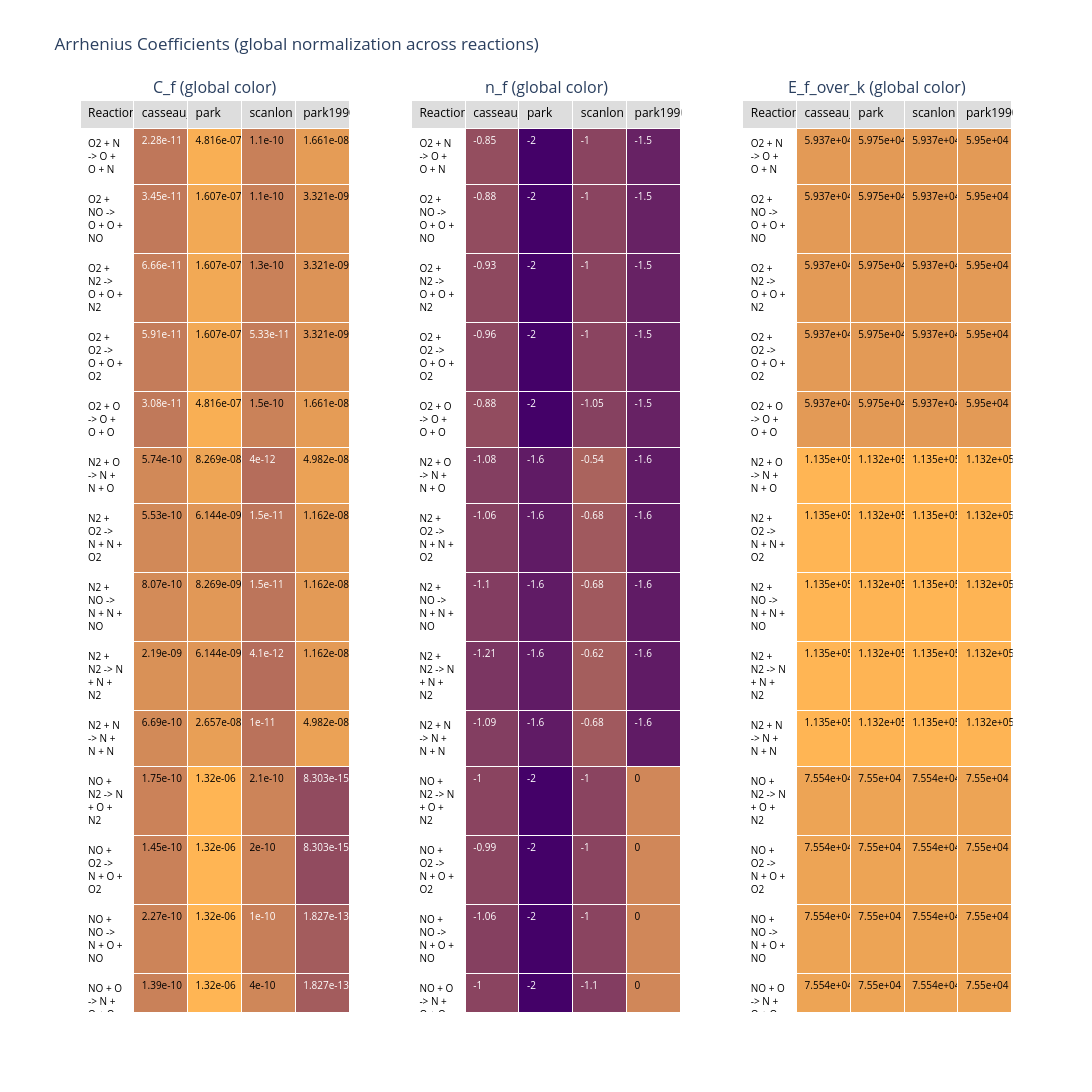

The notebook cell saved with this chart:
### Code cell
import json
from pathlib import Path
import numpy as np
import pandas as pd
import plotly.graph_objects as go
from plotly.subplots import make_subplots

files = {
    "casseau_qk": "/home/hhoechter/tum/jaxfluids_internship/data/casseau_qk_reactions.json",
    "park": "/home/hhoechter/tum/jaxfluids_internship/data/park_reactions.json",
    "scanlon": "/home/hhoechter/tum/jaxfluids_internship/data/scanlon_table2_reactions.json",
    "park1990": "/home/hhoechter/tum/jaxfluids_internship/data/park_1990_reactions.json",
}


def load_rates(path):
    data = json.loads(Path(path).read_text())
    rates = {}
    for rxn in data.get("reactions", []):
        eq = rxn.get("equation", "")
        rates[eq] = {
            "C_f": rxn.get("C_f"),
            "n_f": rxn.get("n_f"),
            "E_f_over_k": rxn.get("E_f_over_k"),
        }
    return rates


rates_by_source = {name: load_rates(path) for name, path in files.items()}

# Union of reactions (preserve order from first source)
order = []
seen = set()
for src in files.keys():
    for eq in rates_by_source[src]:
        if eq not in seen:
            order.append(eq)
            seen.add(eq)


def build_df(param):
    rows = []
    for eq in order:
        row = {
            src: rates_by_source[src].get(eq, {}).get(param, np.nan)
            for src in files.keys()
        }
        rows.append(row)
    return pd.DataFrame(rows, index=order)


df_Cf = build_df("C_f")
df_nf = build_df("n_f")
df_Ek = build_df("E_f_over_k")


def luminance(rgb):
    r, g, b = rgb
    return 0.2126 * r + 0.7152 * g + 0.0722 * b


def global_colors_and_font(df, log_scale=False):
    vals = df.values.astype(float)
    if log_scale:
        vals = np.where(vals > 0, np.log10(vals), np.nan)

    mask = np.isfinite(vals)
    if mask.sum() == 0:
        return [["#f0f0f0"] * df.shape[1] for _ in range(df.shape[0])], [
            ["black"] * df.shape[1] for _ in range(df.shape[0])
        ]

    vmin, vmax = np.nanmin(vals), np.nanmax(vals)
    if np.isclose(vmin, vmax):
        norm = np.full_like(vals, 0.5, dtype=float)
    else:
        norm = (vals - vmin) / (vmax - vmin)

    colors = []
    fonts = []
    for i in range(df.shape[0]):
        row_colors = []
        row_fonts = []
        for j in range(df.shape[1]):
            if not np.isfinite(vals[i, j]):
                row_colors.append("#f0f0f0")
                row_fonts.append("black")
                continue
            r = int(68 + 187 * norm[i, j])
            g = int(1 + 180 * norm[i, j])
            b = int(84 + 20 * (1 - norm[i, j]))
            row_colors.append(f"rgb({r},{g},{b})")
            row_fonts.append("white" if luminance((r, g, b)) < 140 else "black")
        colors.append(row_colors)
        fonts.append(row_fonts)
    return colors, fonts


def format_vals(df):
    return df.applymap(lambda x: "" if not np.isfinite(x) else f"{x:.4g}")


def make_table(df, title, log_scale):
    cell_text = [df.index.tolist()] + [
        format_vals(df)[col].tolist() for col in df.columns
    ]
    cell_colors = [["#ffffff"] * len(df.index)]
    cell_fonts = [["black"] * len(df.index)]

    colors, fonts = global_colors_and_font(df, log_scale=log_scale)
    for col_i in range(len(df.columns)):
        cell_colors.append([colors[row_i][col_i] for row_i in range(len(df.index))])
        cell_fonts.append([fonts[row_i][col_i] for row_i in range(len(df.index))])

    return go.Table(
        header=dict(
            values=["Reaction"] + list(df.columns),
            fill_color="#dddddd",
            align="left",
            font=dict(size=12, color="black"),
        ),
        cells=dict(
            values=cell_text,
            fill_color=cell_colors,
            font=dict(size=10, color=cell_fonts),
            align="left",
        ),
        name=title,
    )


fig = make_subplots(
    rows=1,
    cols=3,
    specs=[[{"type": "table"}, {"type": "table"}, {"type": "table"}]],
    subplot_titles=[
        "C_f (global color)",
        "n_f (global color)",
        "E_f_over_k (global color)",
    ],
)

fig.add_trace(make_table(df_Cf, "C_f", log_scale=True), row=1, col=1)
fig.add_trace(make_table(df_nf, "n_f", log_scale=False), row=1, col=2)
fig.add_trace(make_table(df_Ek, "E_f_over_k", log_scale=True), row=1, col=3)

fig.update_layout(
    height=1200,
    width=1400,
    title_text="Arrhenius Coefficients (global normalization across reactions)",
)
fig.show()

### Figure 1 — Plotly figure (JSON) as saved in the notebook; plotly's stock layout.template omitted (floating-point values rounded to 4 significant figures)
{"data": [{"cells": {"align": "left", "fill": {"color": [["#ffffff", "#ffffff", "#ffffff", "#ffffff", "#ffffff", "#ffffff", "#ffffff", "#ffffff", "#ffffff", "#ffffff", "#ffffff", "#ffffff", "#ffffff", "#ffffff", "#ffffff", "#ffffff", "#ffffff", "#ffffff", "#ffffff"], ["rgb(191,119,90)", "rgb(193,121,90)", "rgb(197,125,90)", "rgb(196,124,90)", "rgb(192,121,90)", "rgb(209,137,88)", "rgb(209,137,88)", "rgb(211,139,88)", "rgb(217,145,87)", "rgb(210,138,88)", "rgb(203,130,89)", "rgb(201,129,89)", "rgb(204,132,89)", "rgb(201,129,89)", "rgb(201,129,89)", "rgb(68,1,104)", "rgb(163,92,93)", "rgb(142,72,96)", "rgb(141,72,96)"], ["rgb(249,175,84)", "rgb(242,169,85)", "rgb(242,169,85)", "rgb(242,169,85)", "rgb(249,175,84)", "rgb(238,165,85)", "rgb(223,150,87)", "rgb(225,152,87)", "rgb(223,150,87)", "rgb(232,159,86)", "rgb(255,181,84)", "rgb(255,181,84)", "rgb(255,181,84)", "rgb(255,181,84)", "rgb(255,181,84)", "rgb(107,39,99)", "rgb(173,102,92)", "rgb(107,39,99)", "rgb(173,102,92)"], ["rgb(200,128,89)", "rgb(200,128,89)", "rgb(201,129,89)", "rgb(196,124,90)", "rgb(202,130,89)", "rgb(181,109,91)", "rgb(188,117,91)", "rgb(188,117,91)", "rgb(181,109,91)", "rgb(186,114,91)", "rgb(204,132,89)", "rgb(203,131,89)", "rgb(199,127,89)", "rgb(207,135,89)", "rgb(207,135,89)", "rgb(84,16,102)", "rgb(118,49,98)", "rgb(140,71,96)", "rgb(128,59,97)"], ["rgb(229,156,86)", "rgb(220,147,87)", "rgb(220,147,87)", "rgb(220,147,87)", "rgb(229,156,86)", "rgb(235,162,86)", "rgb(227,154,86)", "rgb(227,154,86)", "rgb(227,154,86)", "rgb(235,162,86)", "rgb(145,75,95)", "rgb(145,75,95)", "rgb(163,92,93)", "rgb(163,92,93)", "rgb(163,92,93)", "rgb(107,39,99)", "rgb(173,102,92)", "rgb(107,39,99)", "rgb(173,102,92)"]]}, "font": {"color": [["black", "black", "black", "black", "black", "black", "black", "black", "black", "black", "black", "black", "black", "black", "black", "black", "black", "black", "black"], ["white", "white", "white", "white", "white", "black", "black", "black", "black", "black", "black", "black", "black", "black", "black", "white", "white", "white", "white"], ["black", "black", "black", "black", "black", "black", "black", "black", "black", "black", "black", "black", "black", "black", "black", "white", "white", "white", "white"], ["black", "black", "black", "white", "black", "white", "white", "white", "white", "white", "black", "black", "white", "black", "black", "white", "white", "white", "white"], ["black", "black", "black", "black", "black", "black", "black", "black", "black", "black", "white", "white", "white", "white", "white", "white", "white", "white", "white"]], "size": 10}, "values": [["O2 + N -> O + O + N", "O2 + NO -> O + O + NO", "O2 + N2 -> O + O + N2", "O2 + O2 -> O + O + O2", "O2 + O -> O + O + O", "N2 + O -> N + N + O", "N2 + O2 -> N + N + O2", "N2 + NO -> N + N + NO", "N2 + N2 -> N + N + N2", "N2 + N -> N + N + N", "NO + N2 -> N + O + N2", "NO + O2 -> N + O + O2", "NO + NO -> N + O + NO", "NO + O -> N + O + O", "NO + N -> N + O + N", "NO + O -> O2 + N", "N2 + O -> NO + N", "O2 + N -> NO + O", "NO + N -> N2 + O"], ["2.28e-11", "3.45e-11", "6.66e-11", "5.91e-11", "3.08e-11", "5.74e-10", "5.53e-10", "8.07e-10", "2.19e-09", "6.69e-10", "1.75e-10", "1.45e-10", "2.27e-10", "1.39e-10", "1.29e-10", "1.45e-20", "1.93e-13", "5.3e-15", "4.82e-15"], ["4.816e-07", "1.607e-07", "1.607e-07", "1.607e-07", "4.816e-07", "8.269e-08", "6.144e-09", "8.269e-09", "6.144e-09", "2.657e-08", "1.32e-06", "1.32e-06", "1.32e-06", "1.32e-06", "1.32e-06", "1.39e-17", "1.069e-12", "1.39e-17", "1.069e-12"], ["1.1e-10", "1.1e-10", "1.3e-10", "5.33e-11", "1.5e-10", "4e-12", "1.5e-11", "1.5e-11", "4.1e-12", "1e-11", "2.1e-10", "2e-10", "1e-10", "4e-10", "4e-10", "2.3e-19", "8e-17", "4e-15", "5e-16"], ["1.661e-08", "3.321e-09", "3.321e-09", "3.321e-09", "1.661e-08", "4.982e-08", "1.162e-08", "1.162e-08", "1.162e-08", "4.982e-08", "8.303e-15", "8.303e-15", "1.827e-13", "1.827e-13", "1.827e-13", "1.395e-17", "1.063e-12", "1.395e-17", "1.063e-12"]]}, "domain": {"x": [0, 0.2889], "y": [0, 1]}, "header": {"align": "left", "fill": {"color": "#dddddd"}, "font": {"color": "black", "size": 12}, "values": ["Reaction", "casseau_qk", "park", "scanlon", "park1990"]}, "name": "C_f", "type": "table"}, {"cells": {"align": "left", "fill": {"color": [["#ffffff", "#ffffff", "#ffffff", "#ffffff", "#ffffff", "#ffffff", "#ffffff", "#ffffff", "#ffffff", "#ffffff", "#ffffff", "#ffffff", "#ffffff", "#ffffff", "#ffffff", "#ffffff", "#ffffff", "#ffffff", "#ffffff"], ["rgb(148,78,95)", "rgb(146,76,95)", "rgb(142,73,95)", "rgb(140,71,96)", "rgb(146,76,95)", "rgb(132,63,97)", "rgb(133,64,96)", "rgb(131,61,97)", "rgb(123,54,98)", "rgb(131,62,97)", "rgb(138,68,96)", "rgb(138,69,96)", "rgb(133,64,96)", "rgb(138,68,96)", "rgb(138,69,96)", "rgb(255,181,84)", "rgb(152,82,94)", "rgb(175,104,92)", "rgb(170,100,92)"], ["rgb(68,1,104)", "rgb(68,1,104)", "rgb(68,1,104)", "rgb(68,1,104)", "rgb(68,1,104)", "rgb(96,27,101)", "rgb(96,27,101)", "rgb(96,27,101)", "rgb(96,27,101)", "rgb(96,27,101)", "rgb(68,1,104)", "rgb(68,1,104)", "rgb(68,1,104)", "rgb(68,1,104)", "rgb(68,1,104)", "rgb(208,135,89)", "rgb(138,68,96)", "rgb(208,135,89)", "rgb(138,68,96)"], ["rgb(138,68,96)", "rgb(138,68,96)", "rgb(138,68,96)", "rgb(138,68,96)", "rgb(134,65,96)", "rgb(170,99,93)", "rgb(160,89,94)", "rgb(160,89,94)", "rgb(164,94,93)", "rgb(160,89,94)", "rgb(138,68,96)", "rgb(138,68,96)", "rgb(138,68,96)", "rgb(131,61,97)", "rgb(131,61,97)", "rgb(243,169,85)", "rgb(208,135,89)", "rgb(180,109,91)", "rgb(183,112,91)"], ["rgb(103,34,100)", "rgb(103,34,100)", "rgb(103,34,100)", "rgb(103,34,100)", "rgb(103,34,100)", "rgb(96,27,101)", "rgb(96,27,101)", "rgb(96,27,101)", "rgb(96,27,101)", "rgb(96,27,101)", "rgb(208,135,89)", "rgb(208,135,89)", "rgb(208,135,89)", "rgb(208,135,89)", "rgb(208,135,89)", "rgb(208,135,89)", "rgb(138,68,96)", "rgb(208,135,89)", "rgb(138,68,96)"]]}, "font": {"color": [["black", "black", "black", "black", "black", "black", "black", "black", "black", "black", "black", "black", "black", "black", "black", "black", "black", "black", "black"], ["white", "white", "white", "white", "white", "white", "white", "white", "white", "white", "white", "white", "white", "white", "white", "black", "white", "white", "white"], ["white", "white", "white", "white", "white", "white", "white", "white", "white", "white", "white", "white", "white", "white", "white", "black", "white", "black", "white"], ["white", "white", "white", "white", "white", "white", "white", "white", "white", "white", "white", "white", "white", "white", "white", "black", "black", "white", "white"], ["white", "white", "white", "white", "white", "white", "white", "white", "white", "white", "black", "black", "black", "black", "black", "black", "white", "black", "white"]], "size": 10}, "values": [["O2 + N -> O + O + N", "O2 + NO -> O + O + NO", "O2 + N2 -> O + O + N2", "O2 + O2 -> O + O + O2", "O2 + O -> O + O + O", "N2 + O -> N + N + O", "N2 + O2 -> N + N + O2", "N2 + NO -> N + N + NO", "N2 + N2 -> N + N + N2", "N2 + N -> N + N + N", "NO + N2 -> N + O + N2", "NO + O2 -> N + O + O2", "NO + NO -> N + O + NO", "NO + O -> N + O + O", "NO + N -> N + O + N", "NO + O -> O2 + N", "N2 + O -> NO + N", "O2 + N -> NO + O", "NO + N -> N2 + O"], ["-0.85", "-0.88", "-0.93", "-0.96", "-0.88", "-1.08", "-1.06", "-1.1", "-1.21", "-1.09", "-1", "-0.99", "-1.06", "-1", "-0.99", "0.67", "-0.79", "-0.47", "-0.53"], ["-2", "-2", "-2", "-2", "-2", "-1.6", "-1.6", "-1.6", "-1.6", "-1.6", "-2", "-2", "-2", "-2", "-2", "0", "-1", "0", "-1"], ["-1", "-1", "-1", "-1", "-1.05", "-0.54", "-0.68", "-0.68", "-0.62", "-0.68", "-1", "-1", "-1", "-1.1", "-1.1", "0.5", "0", "-0.39", "-0.35"], ["-1.5", "-1.5", "-1.5", "-1.5", "-1.5", "-1.6", "-1.6", "-1.6", "-1.6", "-1.6", "0", "0", "0", "0", "0", "0", "-1", "0", "-1"]]}, "domain": {"x": [0.3556, 0.6444], "y": [0, 1]}, "header": {"align": "left", "fill": {"color": "#dddddd"}, "font": {"color": "black", "size": 12}, "values": ["Reaction", "casseau_qk", "park", "scanlon", "park1990"]}, "name": "n_f", "type": "table"}, {"cells": {"align": "left", "fill": {"color": [["#ffffff", "#ffffff", "#ffffff", "#ffffff", "#ffffff", "#ffffff", "#ffffff", "#ffffff", "#ffffff", "#ffffff", "#ffffff", "#ffffff", "#ffffff", "#ffffff", "#ffffff", "#ffffff", "#ffffff", "#ffffff", "#ffffff"], ["rgb(227,154,86)", "rgb(227,154,86)", "rgb(227,154,86)", "rgb(227,154,86)", "rgb(227,154,86)", "rgb(255,181,84)", "rgb(255,181,84)", "rgb(255,181,84)", "rgb(255,181,84)", "rgb(255,181,84)", "rgb(237,164,85)", "rgb(237,164,85)", "rgb(237,164,85)", "rgb(237,164,85)", "rgb(237,164,85)", "rgb(179,108,92)", "rgb(207,135,89)", "rgb(68,1,104)", "rgb(68,1,104)"], ["rgb(227,154,86)", "rgb(227,154,86)", "rgb(227,154,86)", "rgb(227,154,86)", "rgb(227,154,86)", "rgb(254,180,84)", "rgb(254,180,84)", "rgb(254,180,84)", "rgb(254,180,84)", "rgb(254,180,84)", "rgb(237,164,85)", "rgb(237,164,85)", "rgb(237,164,85)", "rgb(237,164,85)", "rgb(237,164,85)", "rgb(179,108,92)", "rgb(208,136,88)", "rgb(179,108,92)", "rgb(208,136,88)"], ["rgb(227,154,86)", "rgb(227,154,86)", "rgb(227,154,86)", "rgb(227,154,86)", "rgb(227,154,86)", "rgb(255,181,84)", "rgb(255,181,84)", "rgb(255,181,84)", "rgb(255,181,84)", "rgb(255,181,84)", "rgb(237,164,85)", "rgb(237,164,85)", "rgb(237,164,85)", "rgb(237,164,85)", "rgb(237,164,85)", "rgb(179,108,92)", "rgb(207,135,89)", "rgb(68,1,104)", "rgb(68,1,104)"], ["rgb(227,154,86)", "rgb(227,154,86)", "rgb(227,154,86)", "rgb(227,154,86)", "rgb(227,154,86)", "rgb(254,180,84)", "rgb(254,180,84)", "rgb(254,180,84)", "rgb(254,180,84)", "rgb(254,180,84)", "rgb(237,164,85)", "rgb(237,164,85)", "rgb(237,164,85)", "rgb(237,164,85)", "rgb(237,164,85)", "rgb(179,108,92)", "rgb(208,136,88)", "rgb(179,108,92)", "rgb(208,136,88)"]]}, "font": {"color": [["black", "black", "black", "black", "black", "black", "black", "black", "black", "black", "black", "black", "black", "black", "black", "black", "black", "black", "black"], ["black", "black", "black", "black", "black", "black", "black", "black", "black", "black", "black", "black", "black", "black", "black", "white", "black", "white", "white"], ["black", "black", "black", "black", "black", "black", "black", "black", "black", "black", "black", "black", "black", "black", "black", "white", "black", "white", "black"], ["black", "black", "black", "black", "black", "black", "black", "black", "black", "black", "black", "black", "black", "black", "black", "white", "black", "white", "white"], ["black", "black", "black", "black", "black", "black", "black", "black", "black", "black", "black", "black", "black", "black", "black", "white", "black", "white", "black"]], "size": 10}, "values": [["O2 + N -> O + O + N", "O2 + NO -> O + O + NO", "O2 + N2 -> O + O + N2", "O2 + O2 -> O + O + O2", "O2 + O -> O + O + O", "N2 + O -> N + N + O", "N2 + O2 -> N + N + O2", "N2 + NO -> N + N + NO", "N2 + N2 -> N + N + N2", "N2 + N -> N + N + N", "NO + N2 -> N + O + N2", "NO + O2 -> N + O + O2", "NO + NO -> N + O + NO", "NO + O -> N + O + O", "NO + N -> N + O + N", "NO + O -> O2 + N", "N2 + O -> NO + N", "O2 + N -> NO + O", "NO + N -> N2 + O"], ["5.937e+04", "5.937e+04", "5.937e+04", "5.937e+04", "5.937e+04", "1.135e+05", "1.135e+05", "1.135e+05", "1.135e+05", "1.135e+05", "7.554e+04", "7.554e+04", "7.554e+04", "7.554e+04", "7.554e+04", "1.969e+04", "3.748e+04", "1449", "1449"], ["5.975e+04", "5.975e+04", "5.975e+04", "5.975e+04", "5.975e+04", "1.132e+05", "1.132e+05", "1.132e+05", "1.132e+05", "1.132e+05", "7.55e+04", "7.55e+04", "7.55e+04", "7.55e+04", "7.55e+04", "1.945e+04", "3.837e+04", "1.945e+04", "3.837e+04"], ["5.937e+04", "5.937e+04", "5.937e+04", "5.937e+04", "5.937e+04", "1.135e+05", "1.135e+05", "1.135e+05", "1.135e+05", "1.135e+05", "7.554e+04", "7.554e+04", "7.554e+04", "7.554e+04", "7.554e+04", "1.969e+04", "3.748e+04", "1449", "1449"], ["5.95e+04", "5.95e+04", "5.95e+04", "5.95e+04", "5.95e+04", "1.132e+05", "1.132e+05", "1.132e+05", "1.132e+05", "1.132e+05", "7.55e+04", "7.55e+04", "7.55e+04", "7.55e+04", "7.55e+04", "1.94e+04", "3.84e+04", "1.94e+04", "3.84e+04"]]}, "domain": {"x": [0.7111, 1], "y": [0, 1]}, "header": {"align": "left", "fill": {"color": "#dddddd"}, "font": {"color": "black", "size": 12}, "values": ["Reaction", "casseau_qk", "park", "scanlon", "park1990"]}, "name": "E_f_over_k", "type": "table"}], "layout": {"annotations": [{"font": {"size": 16}, "showarrow": false, "text": "C_f (global color)", "x": 0.1444, "xanchor": "center", "xref": "paper", "y": 1, "yanchor": "bottom", "yref": "paper"}, {"font": {"size": 16}, "showarrow": false, "text": "n_f (global color)", "x": 0.5, "xanchor": "center", "xref": "paper", "y": 1, "yanchor": "bottom", "yref": "paper"}, {"font": {"size": 16}, "showarrow": false, "text": "E_f_over_k (global color)", "x": 0.8556, "xanchor": "center", "xref": "paper", "y": 1, "yanchor": "bottom", "yref": "paper"}], "height": 1200, "title": {"text": "Arrhenius Coefficients (global normalization across reactions)"}, "width": 1400}}
